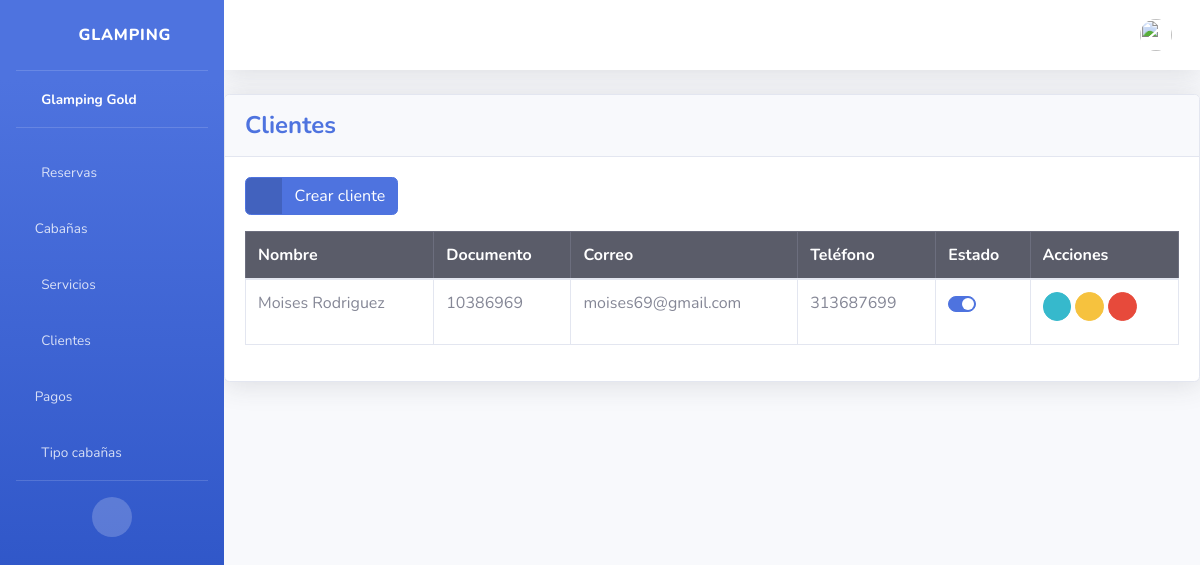
Page /clientes/ (signed in) on the earlier database version.
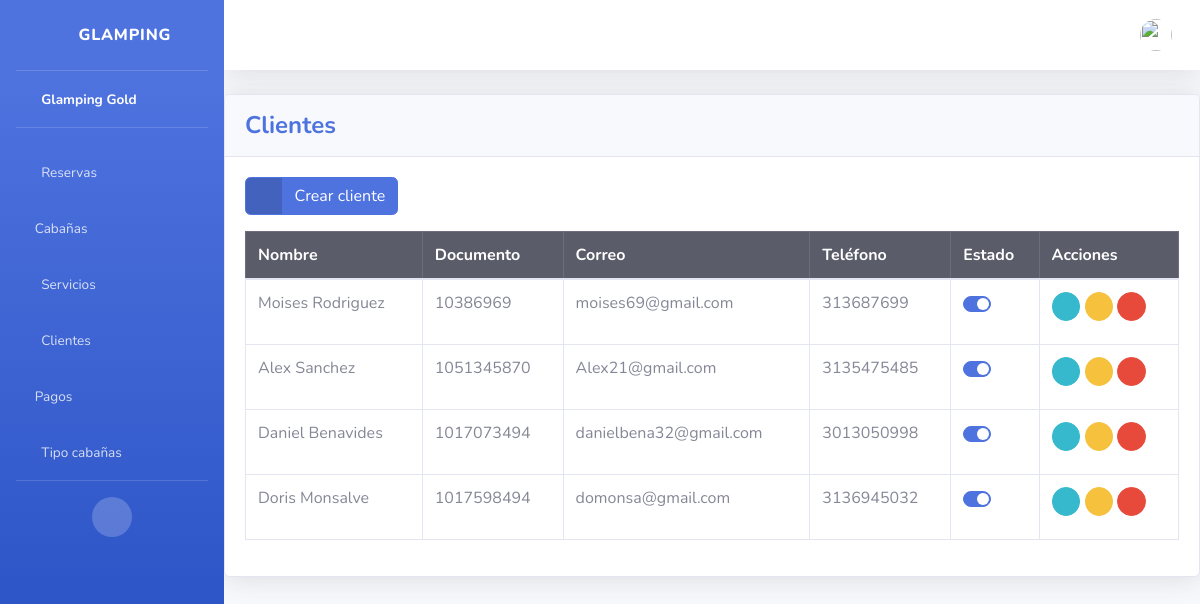
Same page on the later database version.
### cliente/models.py (models this page shows, shortened)
class Cliente(models.Model):
    nombre = models.CharField(max_length=255)
    documento = models.IntegerField(unique=True)
    email = models.CharField(max_length=50, unique=True)
    telefone = models.IntegerField(unique=True)
    nacionalidad = models.CharField(max_length=255)
    status = models.BooleanField(default=True)

### cliente/views.py (the view)
# urls.py: path('clientes/', include('cliente.urls')),
@login_required
@user_passes_test(is_admin_or_staff)
def cliente(request):
    cliente_list = Cliente.objects.all()
    return render(request, 'cliente/index.html', {'cliente_list': cliente_list})

### cliente/views.py (called while the page is built)
def is_admin_or_staff(user):
    return user.is_authenticated and (user.is_staff or user.groups.filter(name='Administradores').exists())

### templates/cliente/index.html (shortened to what this page needs)
{% extends 'base.html' %}
{% block content %}
<div class="card shadow mb-4">
    <div class="card-header py-3">
        <h4 class="m-0 font-weight-bold text-primary">Clientes</h4>
    </div>
    <div class="card-body">
        <div class="table-responsive">
            <a href="{% url 'create_cliente' %}" class="btn btn-primary btn-icon-split mb-3">
                <span class="icon text-white-50">
                  <i class="fas fa-plus"></i>
              </span>
              <span class="text">Crear cliente</span>
            </a>
            <table class="table table-bordered" id="dataTable" width="100%" cellspacing="0">
                <thead class="table-dark">
                    <tr>
                        <th>Nombre</th>
                        <th>Documento</th>
                        <th>Correo</th>
                        <th>Teléfono</th>
                        <th>Estado</th>
                        <th>Acciones</th>
                    </tr>
                </thead>
                <tbody>
                    {% for cliente in cliente_list %}
                    <tr>
                    <td>{{ cliente.nombre }}</td>
                    <td>{{ cliente.documento }}</td>
                    <td>{{ cliente.email }}</td>
                    <td>{{ cliente.telefone }}</td>
                    <td>
                        <form action="{% url 'cliente_status' cliente.id %}" method="POST">
                            <div class="custom-control custom-switch">
                            </div>
                        </form>
                    </td>
                    <td>
                        <a href="" class="btn btn-info btn-circle btn-sm" data-bs-toggle="modal" data-bs-target="#modalId" data-cliente-id="{{ cliente.id }}">
                            <i class="fas fa-info-circle"></i>
                        </a>
                        <a href="{% url 'edit_cliente' cliente.id %}" class="btn btn-warning btn-circle btn-sm">
                            <i class="fas fa-edit"></i>
                        </a>
                        <a href="{% url 'delete_cliente' cliente.id %}" class="deleteBtn btn btn-danger btn-circle btn-sm">
                            <i class="fas fa-trash"></i>
                        </a>
                    </td>
                    </tr>
                    {% endfor %}
                </tbody>
            </table>
        </div>
    </div>
</div>
{%endblock%}

### templates/base.html (shortened to what this page needs)
{% load static %}
<html lang="es">
<head>
    <link href="{% static 'vendor/fontawesome-free/css/all.min.css' %}" rel="stylesheet" type="text/css">
    <link href="{% static 'css/sb-admin-2.min.css' %}" rel="stylesheet">
</head>
<body id="page-top">
    <div id="wrapper">
        <ul class="navbar-nav bg-gradient-primary sidebar sidebar-dark accordion" id="accordionSidebar">
            <a class="sidebar-brand d-flex align-items-center justify-content-center" href="{% url 'index' %}">
                <div class="sidebar-brand-icon rotate-n-15">
                    <i class="fas fa-hotel"></i>
                </div>
                <div class="sidebar-brand-text mx-3">Glamping</div>
            </a>
            <hr class="sidebar-divider my-0">
            <li class="nav-item active">
                <a class="nav-link" href="{% url 'index' %}">
                    <i class="fas fa-fw fa-home"></i>
                    <span>Glamping Gold</span></a>
            </li>
            <hr class="sidebar-divider">
            <li class="nav-item">
                <a class="nav-link" href="{% url 'reservas' %}">
                    <i class="fas fa-fw fa-bed"></i>
                    <span>Reservas</span></a>
                </li>
                <li class="nav-item">
                    <a class="nav-link" href="{% url 'cabañas' %}">
                        <i class="fas fa-home"></i>
                        <span>Cabañas</span></a>
                    </li>
                <li class="nav-item">
                    <a class="nav-link" href="{% url 'servicios' %}">
                        <i class="fas fa-fw fa-table"></i>
                        <span>Servicios</span></a>
                </li>
                {% if request.user.is_superuser or request.user.is_staff %}
            <li class="nav-item">
                <a class="nav-link" href="{% url 'cliente' %}">
                    <i class="fas fa-fw fa-user"></i>
                    <span>Clientes</span></a>
            </li>
            <li class="nav-item">
                <a class="nav-link" href=" {% url 'pagos' %} ">
                    <i class="fas fa-credit-card"></i>
                    <span>Pagos</span></a>
            </li>
            <li class="nav-item">
                <a class="nav-link" href="{% url 'tipocabañas' %}">
                    <i class="fas fa-fw fa-table"></i>
                    <span>Tipo cabañas</span></a>
            </li>
            <hr class="sidebar-divider d-none d-md-block">
            <div class="text-center d-none d-md-inline">
                <button class="rounded-circle border-0" id="sidebarToggle"></button>
            </div>
            {% endif %}
        </ul>
        <div id="content-wrapper" class="d-flex flex-column">
            <div id="content">
                <nav class="navbar navbar-expand navbar-light bg-white topbar mb-4 static-top shadow">
                    <ul class="navbar-nav ml-auto">
                        <li class="nav-item dropdown no-arrow">
                            <a class="nav-link dropdown-toggle" href="#" id="userDropdown" role="button"
                                data-toggle="dropdown" aria-haspopup="true" aria-expanded="false">
                                <span class="p-3 text-dark">{{ user.first_name}} {{user.last_name}}</span>
                                <img class="img-profile rounded-circle"
                                    src="{% static 'img/undraw_profile.svg' %}">
                            </a>
                        </li>
                    </ul>
                </nav>
                {% block content %}
                {% endblock %}
            </div>
        </div>
    </div>
</body>
</html>

Differences in the rows shown:
added Cliente: nombre "Alex Sanchez", documento "1051345870", email "Alex21@gmail.com", telefone "3135475485"
added Cliente: nombre "Daniel Benavides", documento "1017073494", email "danielbena32@gmail.com", telefone "3013050998"
added Cliente: nombre "Doris Monsalve", documento "1017598494", email "domonsa@gmail.com", telefone "3136945032"
